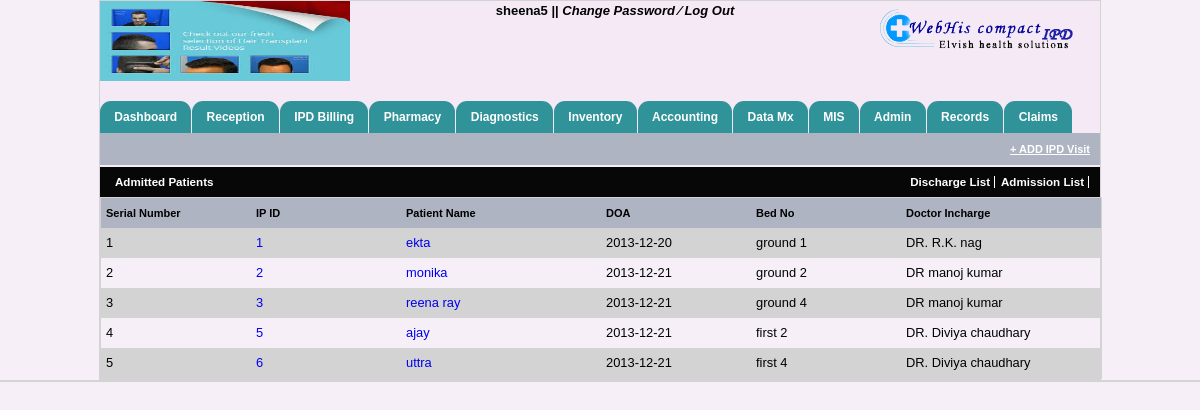
Screenshot of /ipd_visit.php (signed in) with the database file from the repository.
### tables this page shows
CREATE TABLE IF NOT EXISTS `hospitals_info` (
  `hospital_name` varchar(40) NOT NULL,
  `hospital_add` varchar(40) NOT NULL,
  `hospital_email` varchar(40) NOT NULL,
  `hospital_helpline` int(40) NOT NULL,
  `hospital_fax` int(40) NOT NULL,
  `reception_no` varchar(100) NOT NULL,
  `ambulance_no` varchar(100) NOT NULL,
  `emergency_no` varchar(100) NOT NULL,
  `logo_path` varchar(200) NOT NULL,
  `img_path` varchar(200) NOT NULL
);

CREATE TABLE IF NOT EXISTS `visit_register` (
  `visit_id` int(15) NOT NULL AUTO_INCREMENT,
  `visit_date` date NOT NULL,
  `visit_time` time NOT NULL,
  `p_id` int(15) NOT NULL,
  `proc_status` varchar(12) NOT NULL,
  `bed_no` varchar(50) NOT NULL,
  `room_type` varchar(20) NOT NULL,
  `ref_dr` varchar(20) NOT NULL,
  PRIMARY KEY (`visit_id`),
  KEY `p_id` (`p_id`)
);

CREATE TABLE IF NOT EXISTS `patient_info` (
  `patient_id` int(15) NOT NULL AUTO_INCREMENT,
  `p_name` varchar(60) NOT NULL,
  `p_mob` varchar(15) DEFAULT NULL,
  `p_email` varchar(50) DEFAULT NULL,
  `p_gender` char(1) NOT NULL,
  `p_age` int(10) NOT NULL,
  `p_address` varchar(100) DEFAULT NULL,
  `p_guardian` varchar(60) DEFAULT NULL,
  `p_g_mob` double DEFAULT NULL,
  `p_g_relation` varchar(15) DEFAULT NULL,
  `p_bgroup` varchar(10) DEFAULT NULL,
  `p_height` int(10) DEFAULT NULL,
  `p_weight` float DEFAULT NULL,
  `due_amount` float NOT NULL DEFAULT '0',
  `marital_status` varchar(100) NOT NULL,
  PRIMARY KEY (`patient_id`)
);

### ipd_visit.php (the view, shortened to what this page needs)
 	<?php
                  include("header.php");
	include("menubar.php");
	 ?>
      <div id="opd_bill" style="height:20px; margin-bottom:2px;">
  		<div style="float:right; font-weight:900"><a href="admission-ipd.php"> + ADD IPD Visit</a></div>
     </div>
   <div class="miscel_charge">
      <ul class="visit_sum">
        <li><a href="#tabs-3" class="last_li" style="color:#FFFFFF; font-weight:900; font-size:90%">Admitted Patients</a></li>
        <li  style="float:right"><a href="admission-list.php">Admission List</a></li>
        <li   style="float:right"><a href="discharge-list.php">Discharge List</a></li>
  </ul>
</div>
      <div id="tabs-3">
        <div style="width:100%; border:1px solid lightgray; float:left;">
        		  <div class="bill_clr" style="font-weight:600;  background:#AEB4C2; color:#000; font-size:11px;">
                      <div class="l_ft" style="text-align:left; width:150px;">Serial Number</div>
                      <div class="l_ft" style="text-align:left; width:150px;">IP ID</div>
                      <div class="l_ft" style="text-align:left; width:200px;">Patient Name</div>
                      <div class="l_ft" style="width:150px;">DOA</div>
                      <div class="l_ft" style="text-align:left; width:150px;">Bed No</div>
                      <div class="l_ft" style="text-align:left; width:130px;">Doctor Incharge</div>
                </div>
                  <form>
                  <?php
                if(isset($_POST['get_result']))
                {
                    $date1=$_POST['indate'];
                    $date2=$_POST['outdate'];
                    $k=1;
                    $res3=mysql_query("SELECT p.p_name,p.patient_id,v.visit_id,v.bed_no,v.visit_date,v.ref_dr FROM patient_info p,visit_register v,beds_master_table b WHERE b.availability=1 and p.patient_id=b.p_id and v.p_id=p.patient_id AND v.visit_date BETWEEN '$date1' AND '$date2' ORDER BY v.visit_date DESC")or die(mysql_error());
                    while($row3=mysql_fetch_array($res3))
                    {
                      if($i%2==0){  ?>
                            <div class="bill_height">
                                <div class="l_ft ip_name b_order" style="text-align:left; width:200px"><?php echo $row3['p_name']; ?></div>
                                <div class="l_ft b_order ip_bill" style="text-align:left; width:150px;"><?php echo $k; ?></div>
                                <div class="l_ft b_order ip_bill" style="text-align:left; width:150px;"><?php echo $row3['visit_id']; ?></div>
                                <div class="l_ft b_order ip_bill" style="width:150px;"><?php echo $row3['visit_date']; ?></div>
                                <div class="l_ft b_order ip_bill" style="text-align:left; width:150px;"><?php echo $row3['bed_no']; ?></div>
                                <div class="l_ft b_order ip_bill" style="text-align:left; width:150px;"><?php echo $row3['ref_dr']; ?></div>
                            </div>
                        <?php } else{?>
                            <div class="bill_clr">
					           <div class="l_ft ip_name b_order " style="text-align:left; width:200px"><?php echo $row3['p_name']; ?></div>
                                <div class="l_ft b_order ip_bill" style="text-align:left; width:150px;"><?php echo $k; ?></div>
                                <div class="l_ft b_order ip_bill" style="text-align:left; width:150px;"><?php echo $row3['visit_id']; ?></div>
                                <div class="l_ft b_order ip_bill" style="width:150px;"><?php echo $row3['visit_date']; ?></div>
								<div class="l_ft b_order ip_bill" style="text-align:left; width:150px;"><?php echo $row3['bed_no']; ?></div>
                                                                <div class="l_ft b_order ip_bill" style="text-align:left; width:150px;"><?php echo $row3['ref_dr']; ?></div>
                            </div>
                        <?php }$i++;
                          $k++;?>
                    <?php }}
                else
                {
                    $k=1;
                $res1=mysql_query("SELECT * FROM beds_master_table where availability=1")or die(mysql_error());
                while($row1=mysql_fetch_array($res1))
                {
                    $p_id=$row1['p_id'];
                $res=mysql_query("SELECT * FROM patient_info where patient_id='$p_id' ")or die(mysql_error());
                while($row=mysql_fetch_array($res))
                {
                    $patient_id=$row['patient_id'];
                    $res3=mysql_query("select * from visit_register where p_id='$patient_id'")or die(mysql_error());
                    while($row3=mysql_fetch_array($res3))
                    {
                        $anchor="<a href='search_ipd_visit_first.php?visitId=".$row['patient_id']."'>".$row3['visit_id']."</a>";
                        $anchor1="<a href='search_ipd_visit_first.php?visitId=".$row['patient_id']."'>".$row['p_name']."</a>";
                        if($i%2==0)
                            $className="bill_clr";
                        else
                            $className="bill_height";
                          ?>
                            <div class="<?php echo $className?>">
                                <div class="l_ft b_order ip_bill" style="text-align:left; width:150px;"><?php echo $k; ?></div>
                                <div class="l_ft b_order ip_bill" style="text-align:left; width:150px;"><?=$anchor;?></div>
                                <div class="l_ft ip_name b_order " style="text-align:left; width:200px"><?=$anchor1;?></div>
                                <div class="l_ft b_order ip_bill" style="width:150px;"><?php echo $row3['visit_date']; ?></div>
                                <div class="l_ft b_order ip_bill" style="text-align:left; width:150px;"><?php echo $row3['bed_no']; ?></div>
                                <div class="l_ft b_order ip_bill" style="text-align:left; width:150px;"><?php echo $row3['ref_dr']; ?></div>
                            </div>
                        <?php $i++;
                          $k++;?>
                    <?php }}}} ?>
            </form>
        </div>
    </div>
</div>
    <div style="width:100%; margin:0 auto;">
        <div style="width:100%; border:1px solid lightgray; float:left;">
        </div>
      </div>
</body>
</html>

### header.php (shortened to what this page needs)
<!DOCTYPE html PUBLIC "-//W3C//DTD XHTML 1.0 Transitional//EN" "http://www.w3.org/TR/xhtml1/DTD/xhtml1-transitional.dtd">
<html xmlns="http://www.w3.org/1999/xhtml">
<head>
    <link rel="stylesheet" href="includes1/searchStyle.css" type="text/css">
    <link rel="stylesheet" href="includes2/searchStyle.css" type="text/css">
    <link rel="stylesheet" href="includesConsumable/searchStyle.css" type="text/css">
    <link rel="stylesheet" href="includesMedicine/searchStyle.css" type="text/css">
    <link rel="stylesheet" href="includesAd/searchStyle.css" type="text/css">
    <link rel="stylesheet" href="includesCo/searchStyle.css" type="text/css">
	<link rel="stylesheet" href="patient-css.css" type="text/css">
    <link rel="stylesheet" href="includesOt/searchStyle.css" type="text/css">
    <link rel="stylesheet" href="includesIp/searchStyle.css" type="text/css">
    <link rel="stylesheet" href="includesCoP/searchStyle.css" type="text/css">
    <link rel="stylesheet" href="includesVp/searchStyle.css" type="text/css">
    <link rel="stylesheet" href="includesVpP/searchStyle.css" type="text/css">
    <link rel="stylesheet" href="includesD/searchStyle.css" type="text/css">
    <link rel="stylesheet" href="includesDs/searchStyle.css" type="text/css">
    <link rel="stylesheet" href="includesR/searchStyle.css" type="text/css">
    <link rel="stylesheet" href="includesDi/searchStyle.css" type="text/css">
<link rel="stylesheet" type="text/css" href="css/doc.css" />
<link rel="stylesheet" type="text/css" href="css/jquery.timeentry.css" />
<link rel="stylesheet" type="text/css" href="css/jquery.timepicker.css" />
<link rel="stylesheet" type="text/css" href="css/jquey-ui.css" />
<link rel="stylesheet" type="text/css" href="css/login-code.css" />
<link rel="stylesheet" type="text/css" href="css/mainstyle.css" />
<link rel="stylesheet" type="text/css" href="css/style_by.css" />
<link rel="stylesheet" type="text/css" href="css/tabcode.css" />
<link rel="stylesheet" type="text/css" href="css/tab-code.css" />
<link rel="stylesheet" type="text/css" href="css/patient-css.css" />
</head>
<body>
<div id="container">
	<div id="header" style="background:rgba(243, 232, 245, 0.67); width:1000px;">
    	<div id="logo_side">
        	<?php
				$data=mysql_query("select * from hospitals_info");
				$info=mysql_fetch_array($data);
                                echo '<img src="'.$info['logo_path'].'" height="100"/>';
                                ?>
        </div>
        	<div class="welcome" style="width:530px;">
            <span id="sign">
                <?php echo $_SESSION['uname']; echo $_SESSION['uid'];  ?> ||
            	<a href="#">Change Password </a>
                <a href="#">&frasl;</a>
                <a href="log_out.php" onclick="disableBackButton()">Log Out</a>
             </span>
            </div>
        <div id="sign_in_up">
             <div id="power_by"><img src="image/logo.png" align="left"/></div>
        </div>
    </div>

### includesConsumable/searchStyle.css (style rules this page uses)
body { font-family:Arial, Helvetica, sans-serif; font-size:11px; color:000; }

### includesCo/searchStyle.css (style rules this page uses)
body { font-family:Arial, Helvetica, sans-serif; font-size:11px; color:000; }

### includesOt/searchStyle.css (style rules this page uses)
body { font-family:Arial, Helvetica, sans-serif; font-size:11px; color:000; }

### includesIp/searchStyle.css (style rules this page uses)
body { font-family:Arial, Helvetica, sans-serif; font-size:11px; color:000; }

### includesCoP/searchStyle.css (style rules this page uses)
body { font-family:Arial, Helvetica, sans-serif; font-size:11px; color:000; }

### includesVp/searchStyle.css (style rules this page uses)
body { font-family:Arial, Helvetica, sans-serif; font-size:11px; color:000; }

### includesVpP/searchStyle.css (style rules this page uses)
body { font-family:Arial, Helvetica, sans-serif; font-size:11px; color:000; }

### includesD/searchStyle.css (style rules this page uses)
body { font-family:Arial, Helvetica, sans-serif; font-size:11px; color:000; }

### includesDs/searchStyle.css (style rules this page uses)
body { font-family:Arial, Helvetica, sans-serif; font-size:11px; color:000; }

### includesR/searchStyle.css (style rules this page uses)
body { font-family:Arial, Helvetica, sans-serif; font-size:11px; color:000; }

### includesDi/searchStyle.css (style rules this page uses)
body { font-family:Arial, Helvetica, sans-serif; font-size:11px; color:000; }

### css/doc.css (style rules this page uses)
body { margin:0; padding:0; font-size:80.5%; font-family:Arial,'Lucida sans unicode'; line-height:20px; text-align:left; width:100%; color:#000305; }
* { margin:0px; padding:0px; }
a { text-decoration:none; }
ul { list-style:none; margin:0px; padding:0px; }
div, table, h1, h2, h3, h4, h5, h6, span, tr, td, img, form { margin:0px; padding:0px; border:none; }
.l_ft { float:left; }
#container { margin:0px auto; padding:0px; width:1000px; border:1px solid lightgray; }
#container #header { height:85px; width:1000px; margin:0 auto; }
#container #header #logo_side { width:25%; float:left; }
.welcome { float:left; width:55%; text-align:center; }
#container #header #logo_side img { width:150px; height:80px; margin-top:0px; padding:0px; }
#container #header #sign_in_up { width:20%; float:left; margin-top:0.5%; }

### css/mainstyle.css (style rules this page uses)
body { background:rgba(243, 232, 245, 0.67); margin:0px; padding:0px width:100%; }
html { width:100%; }
* { margin:0px; padding:0px; }
* { font:Georgia, "Times New Roman", Times, serif }

### css/style_by.css (style rules this page uses)
* { margin:0px; padding:0px; }
a { text-decoration:none; }
ul { list-style:none; margin:0px; padding:0px; }
div, table, h1, h2, h3, h4, h5, h6, span, tr, td, img, form { margin:0px; padding:0px; border:none; }
.l_ft { float:left; }
#container { margin:0px auto; padding:0px; width:1000px; border:1px solid lightgray; }
#container #header { height:100px; width:1000px; margin:0 auto; }
#container #header #logo_side { width:25%; float:left; }
.welcome { float:left; width:55%; text-align:center; font-weight:700; font-size:13px; }
.welcome #sign a { color:#000; font-style:italic }
#container #header #logo_side img { width:100%; }
#container #header #sign_in_up { width:20%; float:left; margin-top:0.5%; }
#opd_bill { background:#AEB4C2; color:#000; font-size:85%; margin:0 auto; width:98%; padding:6px 1%; }
#opd_bill a { text-decoration:underline; color:#FFF; padding-top:10px; height:30px; }
.bill_height { padding:5px; height:20px; }
.bill_clr { padding:5px 5px; height:20px; background:lightgray; color:#000 }
.miscel_charge { padding:5px 1%; background:#070707; }
ul.visit_sum { margin:0px; padding: 0px; list-style: none;; }
ul.visit_sum li { float: left; }
ul.visit_sum li a { color:#FFFFFF; padding:0px 4px; margin:0px 1px; border-right:1px solid #FFF; font-weight:900; font-size:90%; }
ul.visit_sum li a.last_li { border-right: hidden; }

### rows the page displays
hospitals_info: logo_path (picture)
patient_info: p_name "ekta"
visit_register: visit_id "1", visit_date "2013-12-20", bed_no "ground 1", ref_dr "DR. R.K. nag"
patient_info: p_name "monika"
visit_register: visit_id "2", visit_date "2013-12-21", bed_no "ground 2", ref_dr "DR manoj kumar"
patient_info: p_name "reena ray"
visit_register: visit_id "3", visit_date "2013-12-21", bed_no "ground 4", ref_dr "DR manoj kumar"
patient_info: p_name "ajay"
visit_register: visit_id "5", visit_date "2013-12-21", bed_no "first 2", ref_dr "DR. Diviya chaudhary"
patient_info: p_name "uttra"
visit_register: visit_id "6", visit_date "2013-12-21", bed_no "first 4", ref_dr "DR. Diviya chaudhary"

### other values shown
$_SESSION['uname'] "sheena"
$_SESSION['uid'] "5"
